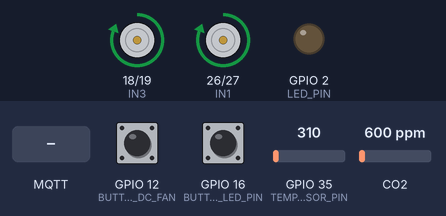
The sketch below on a simulated ESP32. On the bench: motor-driver pin pairs drawn as motors (green arrow = first pin HIGH = forward, orange = second pin HIGH = backward, longer = more drive), output pins drawn as LEDs (lit = HIGH). The test bench sets the inputs (shaded band); at power-on: CO2 600 ppm, GPIO 35 (TEMP_SENSOR_PIN) = 310, GPIO 16 (BUTTON_LED_PIN) HIGH, GPIO 12 (BUTTON_DC_FAN) HIGH (analog values on the 0–4095 scale). WiFi joins after 1.5 s; servers stay silent unless stated; random numbers use the default seed unless the sketch sets one; no MQTT or app messages arrive unless stated; what the sketch prints to the serial monitor is not drawn.

Above: at 2.7 s.
2.8 s: CO2 set to 521 ppm
5.8 s: CO2 set to 469 ppm
At 7.0 s:
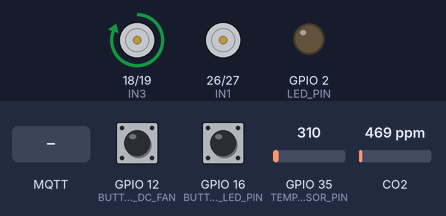
7.3 s: GPIO 35 (TEMP_SENSOR_PIN) set to 374
At 7.8 s:
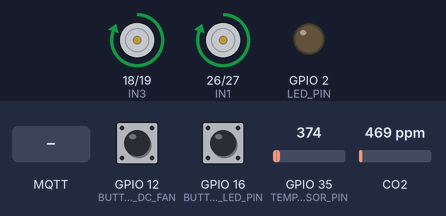
8.8 s: GPIO 16 (BUTTON_LED_PIN) pulled LOW for 0.15 s
At 9.6 s:
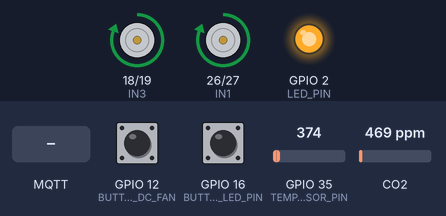
10.4 s: MQTT message "OFF" arrives on the second subscribed topic
At 11.6 s:
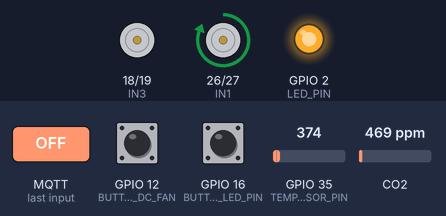
11.9 s: MQTT message "OFF" arrives on the first subscribed topic
At 12.5 s:
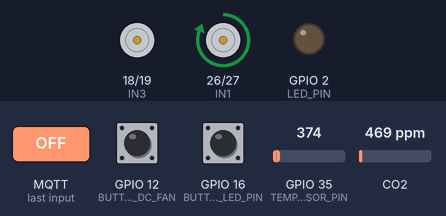
Timing chart, 0 to 14.4 s (numbered marks = the images above; inputs shaded):
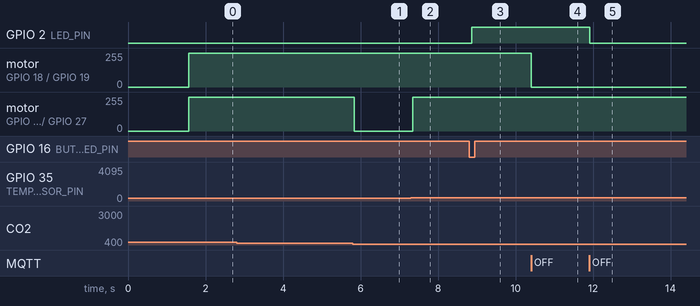

Measured:
- the behaviour switches between 500 and 499 ppm on CO2 (found by bisection; images 0 and 1)
- the behaviour switches between 347 and 348 on GPIO 35 (TEMP_SENSOR_PIN) (found by bisection; images 1 and 2)
- after the input at 2.8 s, every drawn part: stays the same
- after the input at 5.8 s, motor on GPIO 26 (IN1) / GPIO 27 (IN2): forward 255/255 → stopped at once
- after the input at 7.3 s, motor on GPIO 26 (IN1) / GPIO 27 (IN2): stopped → forward 255/255 after 0.05 s
- after the input at 8.8 s, GPIO 2 (LED_PIN): LOW → HIGH after 0.07 s
- after the input at 10.4 s, motor on GPIO 18 (IN3) / GPIO 19 (IN4): forward 255/255 → stopped at once
- after the input at 11.9 s, GPIO 2 (LED_PIN): HIGH → LOW at once

The sketch:

Arduino_Sleep_Monitoring.ino
```cpp
#include <WiFi.h>
#include <PubSubClient.h>
#include "MQ135.h"

// -------------------- 0. WIFI & MQTT CONFIG --------------------
const char* ssid     = "Jn";
const char* password = "12345678";

// Broker (NON-TLS)
const char* mqtt_server = "172.20.10.2";
const uint16_t mqtt_port = 1883;

const char* mqtt_user = "Ruyik1207";
const char* mqtt_pass = "Ruyik1207";

// MQTT topics (KEEP ORIGINAL)
const char* topic_lm35        = "lm35";
const char* topic_mq135       = "mq135";
const char* topic_fan         = "PWM_Fan";
const char* topic_light       = "light";          // subscribe
const char* topic_dcfan       = "DC_Fan";         // subscribe command (Node-RED -> ESP32)

// NEW essential topics (added, original topics unchanged)
const char* topic_dcfan_btn   = "DC_Fan_btn";     // ESP32 button event -> Node-RED ("TOGGLE")
const char* topic_dcfan_state = "DC_Fan_state";   // ESP32 publishes effective DC fan state (0/1)

WiFiClient espClient;
PubSubClient client(espClient);

// --- 1. PIN DEFINITIONS ---
const int GAS_AOUT_PIN    = 32;
const int TEMP_SENSOR_PIN = 35;
const int BUTTON_DC_FAN   = 12;
const int BUTTON_LED_PIN  = 16;
const int LED_PIN         = 2;

const int IN1 = 26; // PWM Fan Channel A
const int IN2 = 27;
const int IN3 = 18; // DC Fan Channel B
const int IN4 = 19;

// --- 2. CONFIGURATION & STATE ---
const float MY_CALIBRATED_R0 = 60.0;
MQ135 gasSensor = MQ135(GAS_AOUT_PIN, MY_CALIBRATED_R0);

// Thresholds
const float PWM_FAN_TEMP_MIN = 28.0;
const float PWM_FAN_PPM_MIN  = 500.0;

// DC fan high-temp OFF (safety / automation requirement)
const float DC_FAN_TEMP_OFF  = 35.0;   // adjust as needed

// LED states
bool manualLedState = false;
bool lastLedBtnReading = HIGH;

// DC fan states
bool dcFanState = true;            // kept (not directly used for control now; Node-RED decides)
bool dcFanForceOff = false;        // true when Node-RED says OFF (for display)
bool lastDcBtnReading = HIGH;

// Node-RED command (source of truth for ON/OFF)
bool dcFanCmdFromNR = true;        // ON/OFF from Node-RED via topic_dcfan
bool dcFanTempOff = false;         // local safety override when temp too high
bool dcFanEffectiveState = false;  // final applied to motor

// Timing Variables
unsigned long lastDebounceTimeLed = 0;
unsigned long lastDebounceTimeDc  = 0;
const unsigned long debounceDelay = 50;

unsigned long lastSerialTime = 0;
const unsigned long serialInterval = 5000; // 5 Seconds

unsigned long lastPublish = 0;
const unsigned long publishInterval = 1000; // 1 Second

// -------------------- MQTT CALLBACK --------------------
void mqttCallback(char* topic, byte* payload, unsigned int length) {
  String t = String(topic);

  String p;
  for (unsigned int i = 0; i < length; i++) p += (char)payload[i];
  p.trim();

  // DC fan command from Node-RED (ON/OFF)
  if (t == topic_dcfan) {
    if (p.equalsIgnoreCase("ON")  || p == "1") dcFanCmdFromNR = true;
    if (p.equalsIgnoreCase("OFF") || p == "0") dcFanCmdFromNR = false;
  }

  // LED command from Node-RED (ON/OFF)
  if (t == topic_light) {
    if (p.equalsIgnoreCase("ON")  || p == "1") manualLedState = true;
    if (p.equalsIgnoreCase("OFF") || p == "0") manualLedState = false;
  }
}

// -------------------- WIFI SETUP --------------------
void setupWiFi() {
  Serial.print("Connecting to WiFi: ");
  Serial.println(ssid);

  WiFi.mode(WIFI_STA);
  WiFi.begin(ssid, password);

  while (WiFi.status() != WL_CONNECTED) {
    delay(500);
    Serial.print(".");
  }

  Serial.println();
  Serial.print("WiFi connected. IP address: ");
  Serial.println(WiFi.localIP());
}

// -------------------- MQTT RECONNECT --------------------
void reconnectMQTT() {
  while (!client.connected()) {
    Serial.print("Attempting MQTT connection... ");

    String clientId = "ESP32_Proto_";
    clientId += String(random(0xffff), HEX);

    if (client.connect(clientId.c_str(), mqtt_user, mqtt_pass)) {
      Serial.println("connected.");

      // Subscribe to command topics (Node-RED -> ESP32)
      client.subscribe(topic_light);
      client.subscribe(topic_dcfan);

    } else {
      Serial.print("failed, rc=");
      Serial.print(client.state());
      Serial.println(" — retry in 5 seconds");
      delay(5000);
    }
  }
}

// -------------------- DC FAN BUTTON -> NODE-RED (PUBLISH EVENT) --------------------
void handleDcFanButton(unsigned long now) {
  bool currentReading = digitalRead(BUTTON_DC_FAN);

  // detect press (HIGH -> LOW) with debounce
  if (currentReading == LOW && lastDcBtnReading == HIGH) {
    if ((now - lastDebounceTimeDc) > debounceDelay) {
      // IMPORTANT: publish to NEW button topic, not DC_Fan command topic
      client.publish(topic_dcfan_btn, "TOGGLE", true);
      lastDebounceTimeDc = now;
    }
  }
  lastDcBtnReading = currentReading;
}

// -------------------- APPLY DC FAN OUTPUT --------------------
void applyDcFanOutput() {
  // Node-RED is source of command, but temp override forces OFF
  dcFanEffectiveState = (dcFanCmdFromNR && !dcFanTempOff);

  // for monitoring print: "NR_OFF" when Node-RED command is OFF
  dcFanForceOff = (!dcFanCmdFromNR);

  if (dcFanEffectiveState) {
    digitalWrite(IN3, HIGH);
    digitalWrite(IN4, LOW);
  } else {
    digitalWrite(IN3, LOW);
    digitalWrite(IN4, LOW);
  }
}

void setup() {
  Serial.begin(9600);

  pinMode(BUTTON_DC_FAN, INPUT_PULLUP);
  pinMode(BUTTON_LED_PIN, INPUT_PULLUP);
  pinMode(LED_PIN, OUTPUT);

  pinMode(IN1, OUTPUT); pinMode(IN2, OUTPUT);
  pinMode(IN3, OUTPUT); pinMode(IN4, OUTPUT);

  analogReadResolution(12);
  analogSetAttenuation(ADC_11db);

  Serial.println("--- Monitoring Started: 5s Interval + MQTT ---");

  setupWiFi();
  client.setServer(mqtt_server, mqtt_port);
  client.setCallback(mqttCallback);
}

void loop() {
  // MQTT keep-alive
  if (!client.connected()) reconnectMQTT();
  client.loop();

  unsigned long currentTime = millis();

  // --- A. READ SENSORS (use your code) ---
  int raw_temp = analogRead(TEMP_SENSOR_PIN);
  float tempC = (raw_temp / 4095.0f) * 330.0f;


  if (tempC < 25.0) {
    tempC = 25.0;
  }

  float ppm = gasSensor.getPPM();
  if (isnan(ppm) || ppm < 400) {
    ppm = 400.0;
  }

  // 3. FIX: Cap Maximum at 1000
  // If the sensor screams 2000+, we force it down to 1000
  if (ppm > 1000.0) {
    ppm = 1000.0;
  }

  // --- B. PWM FAN LOGIC ---
  bool pwmShouldRun = (tempC >= PWM_FAN_TEMP_MIN || ppm >= PWM_FAN_PPM_MIN);
  if (pwmShouldRun) {
    digitalWrite(IN1, HIGH); digitalWrite(IN2, LOW);
  } else {
    digitalWrite(IN1, LOW);  digitalWrite(IN2, LOW);
  }

  // --- C. DC FAN LOGIC (IoT: button -> Node-RED; Node-RED -> command; temp high forces OFF) ---
  handleDcFanButton(currentTime);

  // local safety override: turn OFF when temperature is high
  dcFanTempOff = (tempC >= DC_FAN_TEMP_OFF);

  applyDcFanOutput();

  // --- D. LED TOGGLE LOGIC (Button local + Node-RED command) ---
  bool currentLedBtnReading = digitalRead(BUTTON_LED_PIN);
  if (currentLedBtnReading == LOW && lastLedBtnReading == HIGH) {
    if ((currentTime - lastDebounceTimeLed) > debounceDelay) {
      manualLedState = !manualLedState;
 lastDebounceTimeLed = currentTime;
    }
  }
  lastLedBtnReading = currentLedBtnReading;
  digitalWrite(LED_PIN, manualLedState ? HIGH : LOW);

  // --- E. MONITORING (Every 5 Seconds) ---
  if (currentTime - lastSerialTime >= serialInterval) {
    Serial.println("---------------------------------------------");
    Serial.print("| TEMP: "); Serial.print(tempC, 1); Serial.print("C ");
    Serial.print("| PPM: ");  Serial.print(ppm, 0);   Serial.println(" |");

    Serial.print("| LED: ");  Serial.print(manualLedState ? "ON " : "OFF");
    Serial.print(" | DC FAN: "); Serial.print(dcFanEffectiveState ? "RUN " : "STOP");
    Serial.print(dcFanForceOff ? " (NR_OFF)" : " (NR_ON)");
    Serial.print(dcFanTempOff ? " (TEMP_OFF)" : "");
    Serial.print(" | PWM FAN: "); Serial.println(pwmShouldRun ? "RUN " : "IDLE");
    Serial.println("---------------------------------------------");

    lastSerialTime = currentTime;
  }

  // --- F. MQTT PUBLISH (Every 1 Second) ---
  if (currentTime - lastPublish >= publishInterval) {
    lastPublish = currentTime;

    char bufTemp[16];
    char bufPPM[16];
    char bufPwmFan[4];
    char bufDcFan[4];
    char bufLight[4];

    dtostrf(tempC, 6, 2, bufTemp);
    dtostrf(ppm,   6, 0, bufPPM);

    itoa(pwmShouldRun ? 1 : 0, bufPwmFan, 10);
    itoa(manualLedState ? 1 : 0, bufLight, 10);
    itoa(dcFanEffectiveState ? 1 : 0, bufDcFan, 10);

    client.publish(topic_lm35, bufTemp, true);
    client.publish(topic_mq135, bufPPM, true);
    client.publish(topic_fan, bufPwmFan, true);
    client.publish(topic_light, bufLight, true);
    client.publish(topic_dcfan_state, bufDcFan, true);
  }

  delay(100); // 0.1s Operation Speed
}
```
